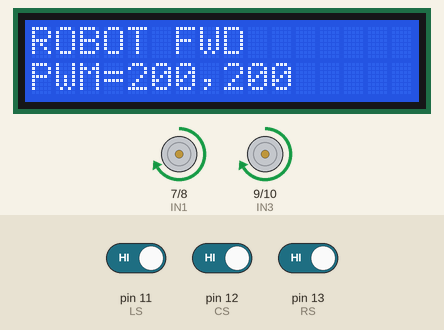
Bench run of a program on a simulated Arduino Uno, built with avr-gcc and run on an emulated ATmega328P. Shown: 16×2 character LCD, motor-driver pin pairs drawn as motors (green arrow = first pin HIGH = forward, orange = second pin HIGH = backward, longer = more drive, scaled by the enable pin). The test bench sets the inputs (shaded band); at power-on: pin 11 (LS) HIGH, pin 12 (CS) HIGH, pin 13 (RS) HIGH. What the program prints to the serial monitor is not drawn.

Above: at 3.2 s.
3.3 s: pin 11 (LS) driven LOW
At 3.6 s:
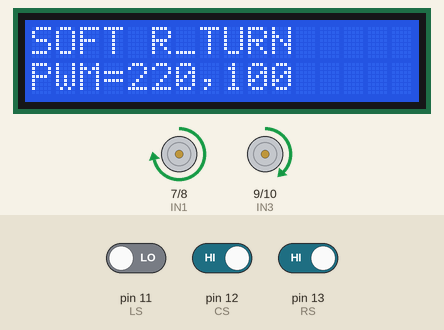
4.8 s: pin 12 (CS) driven LOW
At 5.8 s:
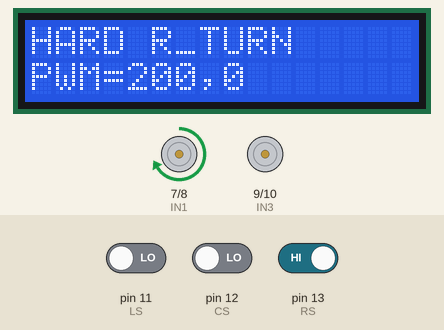
6.3 s: pin 13 (RS) driven LOW
At 7.0 s:
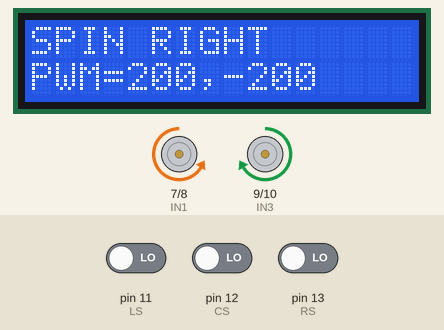
7.8 s: pin 11 (LS) driven HIGH
At 8.4 s:
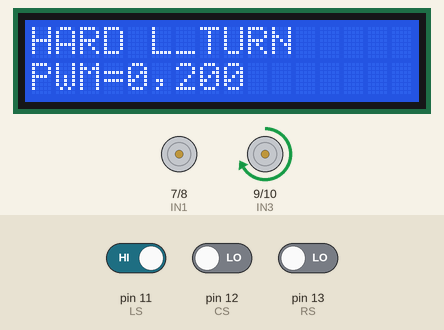
9.3 s: pin 12 (CS) driven HIGH
At 10.5 s:
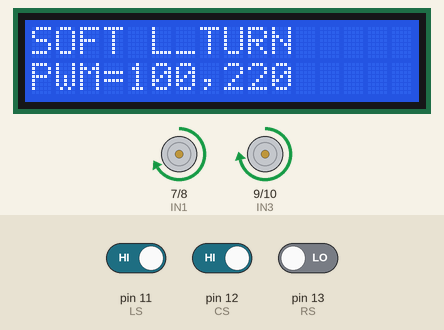
10.8 s: pin 13 (RS) driven HIGH
At 11.7 s:
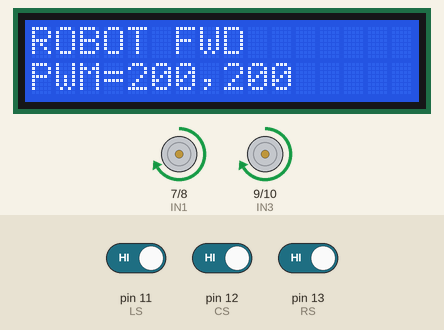
Timing chart, 0 to 13.8 s (numbered marks = the images above; inputs shaded):
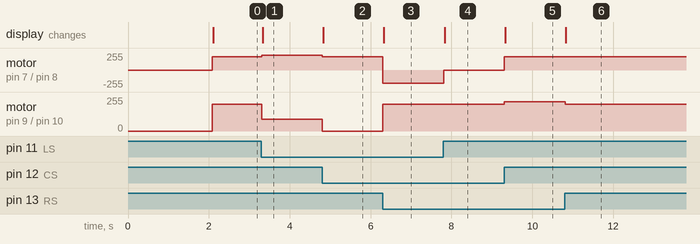

Measured:
- after the input at 3.3 s, motor on pin 7 (IN1) / pin 8 (IN2): forward 200/255 → forward 220/255 at once; motor on pin 9 (IN3) / pin 10 (IN4): forward 200/255 → forward 90/255 at once; the display: changes at once (image 1)
- after the input at 4.8 s, motor on pin 7 (IN1) / pin 8 (IN2): forward 220/255 → forward 200/255 at once; motor on pin 9 (IN3) / pin 10 (IN4): forward 90/255 → stopped at once; the display: changes at once (image 2)
- after the input at 6.3 s, motor on pin 7 (IN1) / pin 8 (IN2): forward 200/255 → backward 200/255 at once; motor on pin 9 (IN3) / pin 10 (IN4): stopped → forward 200/255 at once; the display: changes at once (image 3)
- after the input at 7.8 s, motor on pin 7 (IN1) / pin 8 (IN2): backward 200/255 → stopped at once; the display: changes at once (image 4)
- after the input at 9.3 s, motor on pin 7 (IN1) / pin 8 (IN2): stopped → forward 200/255 at once; motor on pin 9 (IN3) / pin 10 (IN4): forward 200/255 → forward 220/255 at once; the display: changes at once (image 5)
- after the input at 10.8 s, motor on pin 9 (IN3) / pin 10 (IN4): forward 220/255 → forward 200/255 at once; the display: changes at once (image 6)

The program:

main.cpp
```cpp
// Project Name : LineTracer Robot
// 검정색 라인을 추적
// 하드웨어 연결 정보

/*
L298 모터 드라이버 ---- Arduino
IN1---D7
IN2---D8
ENA---D5(PWM 왼쪽 바퀴 속도 조절)
IN3---D9
IN4---10
ENB---D6(PWM 오른쪽 바퀴 속도 조절)

IR 적외선 센서 ------ Arduino
LS---D11
CS---D12
RS---D13
*/

// 필요한 라이브러리 불러오기
#include <Arduino.h>
#include <Wire.h>
#include <LiquidCrystal_I2C.h>

// 핀 번호 정의(하드웨어 설정)
// 모터 제어용 핀
#define IN1 7 // 왼쪽 모터의 방향 제어 핀 1
#define IN2 8 // 왼쪽 모터의 방향 제어 핀 2
#define ENA 5 // 왼쪽 모터의 속도(PWM) 제어 핀

#define IN3 9 // 오른쪽 모터의 방향 제어 핀 1
#define IN4 10 // 오른쪽 모터의 방향 제어 핀 2
#define ENB 6 // 오른쪽 모터의 속도(PWM) 제어 핀

// 적외선 센서용 핀
#define LS 11 // 왼쪽 센서가 연결된 핀
#define CS 12 // 중앙 센서가 연결된 핀
#define RS 13 // 오른쪽 센서가 연결된 핀

// FSM(유한 상태 기계) 상태 정의
enum RobotState {
  STATE_STOP,   // 정지 상태
  STATE_FWD,    // 직진 상태
  STATE_SOFT_L, // 소프트 좌회전 (한쪽 정지)
  STATE_HARD_L, // 하드 좌회전 (한쪽 역회전)
  STATE_SOFT_R, // 소프트 우회전 (한쪽 정지)
  STATE_HARD_R, // 하드 우회전 (한쪽 역회전)
  STATE_BWD,    // 후진 상태
  STATE_SPIN_L, // 왼쪽 제자리 스핀턴 (라인 이탈 시)
  STATE_SPIN_R  // 오른쪽 제자리 스핀턴 (라인 이탈 시)
};

// FSM 제어를 위한 현재 상태와 다음 상태를 저장할 변수를 선언
RobotState currentState = STATE_STOP;
RobotState nextState = STATE_STOP;

// 마지막 회전 방향을 기억하기 위한 변수 (0: 왼쪽, 1: 오른쪽)
int lastTurn = 0;

// 객체(object) 생성
LiquidCrystal_I2C lcd(0x27, 16, 2);

// 모터 제어 함수 정의
// 스핀턴 및 하드턴을 위해 왼쪽/오른쪽 바퀴의 회전 방향(전/후진)을 각각 제어
void setMotor(int leftPwm, int rightPwm, bool leftFwd = true, bool rightFwd = true) {
  // 왼쪽 모터 전/후진 방향 설정
  digitalWrite(IN1, leftFwd ? HIGH : LOW);
  digitalWrite(IN2, leftFwd ? LOW : HIGH);

  // 오른쪽 모터 전/후진 방향 설정
  digitalWrite(IN3, rightFwd ? HIGH : LOW);
  digitalWrite(IN4, rightFwd ? LOW : HIGH);

  // 아날로그 출력(PWM)을 통해서 모터의 회전속도 조절
  analogWrite(ENA, leftPwm);  // 왼쪽 모터 속도 제어
  analogWrite(ENB, rightPwm); // 오른쪽 모터 속도 제어
}

// LCD 출력 함수 정의
void displayStatus(const char* msg, int leftPwm, int rightPwm) {
  lcd.clear();
  lcd.setCursor(0, 0);
  lcd.print(msg);

  lcd.setCursor(0, 1);
  lcd.print("PWM=");
  lcd.print(leftPwm);
  lcd.print(",");
  lcd.print(rightPwm);
}

void setup() {
  Serial.begin(9600);
  lcd.init();
  lcd.backlight();
  lcd.setCursor(5, 0);
  lcd.print("Hello");
  lcd.setCursor(2, 1);
  lcd.print("RobotSystem");
  delay(2000);

  // 모터 제어 핀들을 모두 출력 모드로 설정
  for(int i = 5; i <= 10 ; i++) pinMode(i, OUTPUT);
  // 센서 제어 핀들을 모두 입력 모드로 설정
  pinMode(LS, INPUT);
  pinMode(CS, INPUT);
  pinMode(RS, INPUT);
}

// 상태 전환 결정(transition)
void determinNextState() {
  bool LSV = digitalRead(LS);
  bool CSV = digitalRead(CS);
  bool RSV = digitalRead(RS);

  String SensorValue = String(LSV) + String(CSV) + String(RSV);
  Serial.println("Sensor=" + SensorValue);

  // 1. 라인 이탈 (000) -> 기억된 마지막 방향으로 스핀턴
  if(LSV == 0 && CSV == 0 && RSV == 0) {
    if(lastTurn == 0) nextState = STATE_SPIN_L;
    else nextState = STATE_SPIN_R;
  }
  // 2. 직진 (010)
  else if(LSV == 0 && CSV == 1 && RSV == 0) {
    nextState = STATE_FWD;
  }
  // 3. 소프트 좌회전 (110)
  else if(LSV == 1 && CSV == 1 && RSV == 0) {
    nextState = STATE_SOFT_L;
    lastTurn = 0; // 마지막 방향 '왼쪽'으로 기억
  }
  // 4. 하드 좌회전 (100)
  else if(LSV == 1 && CSV == 0 && RSV == 0) {
    nextState = STATE_HARD_L;
    lastTurn = 0; // 마지막 방향 '왼쪽'으로 기억
  }
  // 5. 소프트 우회전 (011)
  else if(LSV == 0 && CSV == 1 && RSV == 1) {
    nextState = STATE_SOFT_R;
    lastTurn = 1; // 마지막 방향 '오른쪽'으로 기억
  }
  // 6. 하드 우회전 (001)
  else if(LSV == 0 && CSV == 0 && RSV == 1) {
    nextState = STATE_HARD_R;
    lastTurn = 1; // 마지막 방향 '오른쪽'으로 기억
  }
  // 7. 교차로 또는 정지선 (111) -> 후진
  else if(LSV == 1 && CSV == 1 && RSV == 1) {
    // if(lastTurn == 0) nextState = STATE_SPIN_L;
    // else nextState = STATE_SPIN_R;
    nextState = STATE_FWD;
  }
}

// FSM 상태별 동작을 실행
void excuteState() {
  if(currentState != nextState) {
    currentState = nextState;

    switch(currentState) {
      case STATE_STOP :
        setMotor(0, 0);
        displayStatus("ROBOT STOP", 0, 0);
        break;

      case STATE_FWD :
        setMotor(200, 200, true, true);
        displayStatus("ROBOT FWD", 200, 200);
        break;

      // ---- 소프트 턴 (한쪽 바퀴 0, 한쪽 바퀴 200 전진) ----
      case STATE_SOFT_L :
        setMotor(90, 220, true, true);
        displayStatus("SOFT L_TURN", 100, 220);
        break;

      case STATE_SOFT_R :
        setMotor(220, 90, true, true);
        displayStatus("SOFT R_TURN", 220, 100);
        break;

      // ---- 하드 턴 (꺾는 방향의 바퀴는 100으로 역회전, 반대쪽은 200 전진) ----
      case STATE_HARD_L :
        setMotor(0, 200, true, true); // 왼쪽은 false(역회전)로 100
        displayStatus("HARD L_TURN", 0, 200);
        break;

      case STATE_HARD_R :
        setMotor(200, 0, true, true); // 오른쪽은 false(역회전)로 100
        displayStatus("HARD R_TURN", 200, 0);
        break;

      // ---- 후진 및 제자리 스핀턴 ----
      case STATE_BWD :
        setMotor(200, 200, false, false); // 양쪽 모두 후진으로 속도 220
        displayStatus("ROBOT BWD", -200, -200);
        break;

      case STATE_SPIN_L :
        setMotor(200, 200, true, false); // 왼쪽 바퀴 후진, 오른쪽 바퀴 전진
        displayStatus("SPIN LEFT", -200, 200);
        break;

      case STATE_SPIN_R :
        setMotor(200, 200, false, true); // 왼쪽 바퀴 전진, 오른쪽 바퀴 후진
        displayStatus("SPIN RIGHT", 200, -200);
        break;
    }
  }
}

void loop() {
  determinNextState();
  excuteState();
  delay(10); // 상태 판단 주기 (필요시 조절)
}
```
